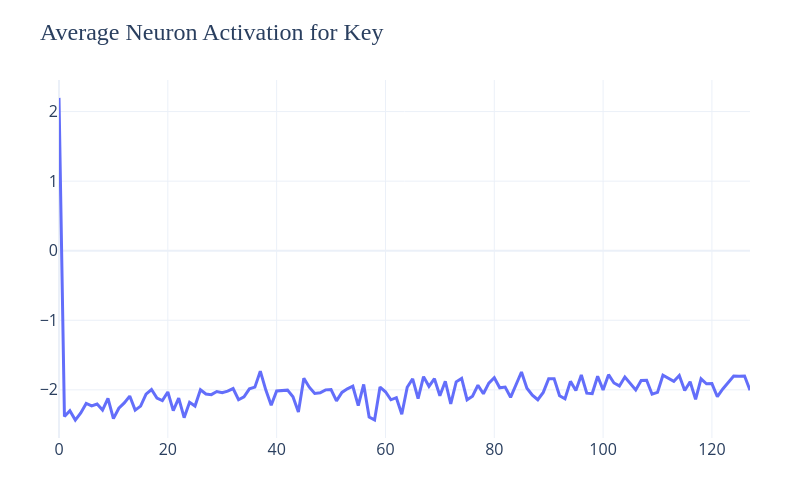
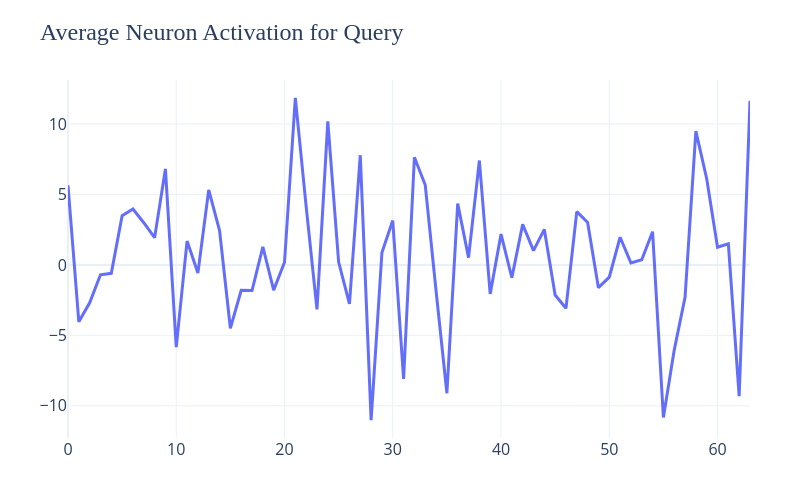

Here is the notebook cell these charts were saved with, in order:
### Code cell
line(k_i.T.mean(0), title='Average Neuron Activation for Key'), line(q_i.mean(0), title='Average Neuron Activation for Query')

### Figure 1 — Plotly figure (JSON) as saved in the notebook; plotly's stock layout.template omitted (floating-point values rounded to 4 significant figures)
{"data": [{"hovertemplate": "variable=0<br>index=%{x}<br>value=%{y}<extra></extra>", "legendgroup": "0", "line": {"color": "#636efa", "dash": "solid", "width": 3}, "marker": {"size": 8, "symbol": "circle"}, "mode": "lines", "name": "0", "orientation": "v", "showlegend": false, "type": "scatter", "x": [0, 1, 2, 3, 4, 5, 6, 7, 8, 9, 10, 11, 12, 13, 14, 15, 16, 17, 18, 19, 20, 21, 22, 23, 24, 25, 26, 27, 28, 29, 30, 31, 32, 33, 34, 35, 36, 37, 38, 39, 40, 41, 42, 43, 44, 45, 46, 47, 48, 49, 50, 51, 52, 53, 54, 55, 56, 57, 58, 59, 60, 61, 62, 63, 64, 65, 66, 67, 68, 69, 70, 71, 72, 73, 74, 75, 76, 77, 78, 79, 80, 81, 82, 83, 84, 85, 86, 87, 88, 89, 90, 91, 92, 93, 94, 95, 96, 97, 98, 99, 100, 101, 102, 103, 104, 105, 106, 107, 108, 109, 110, 111, 112, 113, 114, 115, 116, 117, 118, 119, 120, 121, 122, 123, 124, 125, 126, 127], "xaxis": "x", "y": [2.196, -2.384, -2.301, -2.435, -2.333, -2.196, -2.231, -2.204, -2.29, -2.123, -2.413, -2.264, -2.188, -2.089, -2.292, -2.234, -2.061, -1.996, -2.118, -2.153, -2.03, -2.3, -2.118, -2.4, -2.178, -2.233, -1.999, -2.06, -2.069, -2.024, -2.042, -2.019, -1.981, -2.142, -2.1, -1.986, -1.962, -1.732, -1.999, -2.222, -2.016, -2.009, -2.005, -2.1, -2.318, -1.833, -1.962, -2.052, -2.043, -2.0, -1.996, -2.158, -2.037, -1.986, -1.948, -2.228, -1.922, -2.391, -2.432, -1.959, -2.028, -2.143, -2.113, -2.352, -1.963, -1.841, -2.127, -1.81, -1.95, -1.84, -2.085, -1.876, -2.203, -1.885, -1.836, -2.142, -2.091, -1.933, -2.055, -1.904, -1.826, -1.971, -1.96, -2.107, -1.926, -1.743, -1.976, -2.075, -2.142, -2.037, -1.84, -1.842, -2.085, -2.129, -1.878, -2.011, -1.787, -2.047, -2.053, -1.805, -2.001, -1.782, -1.901, -1.943, -1.816, -1.908, -2.002, -1.866, -1.862, -2.062, -2.036, -1.789, -1.827, -1.877, -1.795, -2.011, -1.883, -2.138, -1.842, -1.913, -1.91, -2.098, -1.988, -1.89, -1.8, -1.805, -1.801, -2.004], "yaxis": "y"}], "layout": {"height": 500, "legend": {"font": {"size": 16}, "title": {"text": ""}, "tracegroupgap": 0}, "margin": {"b": 50, "l": 50, "r": 50, "t": 80}, "showlegend": false, "title": {"font": {"family": "Serif", "size": 24}, "text": "Average Neuron Activation for Key"}, "width": 800, "xaxis": {"anchor": "y", "domain": [0, 1], "tickfont": {"size": 16}, "title": {"font": {"size": 18}, "text": ""}}, "yaxis": {"anchor": "x", "domain": [0, 1], "tickfont": {"size": 16}, "title": {"font": {"size": 18}, "text": ""}}}}

### Figure 2 — Plotly figure (JSON) as saved in the notebook; plotly's stock layout.template omitted (floating-point values rounded to 4 significant figures)
{"data": [{"hovertemplate": "variable=0<br>index=%{x}<br>value=%{y}<extra></extra>", "legendgroup": "0", "line": {"color": "#636efa", "dash": "solid", "width": 3}, "marker": {"size": 8, "symbol": "circle"}, "mode": "lines", "name": "0", "orientation": "v", "showlegend": false, "type": "scatter", "x": [0, 1, 2, 3, 4, 5, 6, 7, 8, 9, 10, 11, 12, 13, 14, 15, 16, 17, 18, 19, 20, 21, 22, 23, 24, 25, 26, 27, 28, 29, 30, 31, 32, 33, 34, 35, 36, 37, 38, 39, 40, 41, 42, 43, 44, 45, 46, 47, 48, 49, 50, 51, 52, 53, 54, 55, 56, 57, 58, 59, 60, 61, 62, 63], "xaxis": "x", "y": [5.646, -4.04, -2.684, -0.6988, -0.5974, 3.495, 3.967, 2.993, 1.931, 6.808, -5.826, 1.692, -0.575, 5.326, 2.431, -4.496, -1.802, -1.816, 1.274, -1.788, 0.1869, 11.85, 4.135, -3.153, 10.19, 0.2002, -2.771, 7.781, -11.01, 0.8821, 3.145, -8.083, 7.64, 5.663, -1.834, -9.103, 4.345, 0.5164, 7.406, -2.058, 2.184, -0.9108, 2.872, 1.013, 2.519, -2.134, -3.08, 3.777, 3.011, -1.617, -0.8652, 1.962, 0.1384, 0.3704, 2.357, -10.83, -6.043, -2.294, 9.487, 6.11, 1.252, 1.498, -9.317, 11.64], "yaxis": "y"}], "layout": {"height": 500, "legend": {"font": {"size": 16}, "title": {"text": ""}, "tracegroupgap": 0}, "margin": {"b": 50, "l": 50, "r": 50, "t": 80}, "showlegend": false, "title": {"font": {"family": "Serif", "size": 24}, "text": "Average Neuron Activation for Query"}, "width": 800, "xaxis": {"anchor": "y", "domain": [0, 1], "tickfont": {"size": 16}, "title": {"font": {"size": 18}, "text": ""}}, "yaxis": {"anchor": "x", "domain": [0, 1], "tickfont": {"size": 16}, "title": {"font": {"size": 18}, "text": ""}}}}
